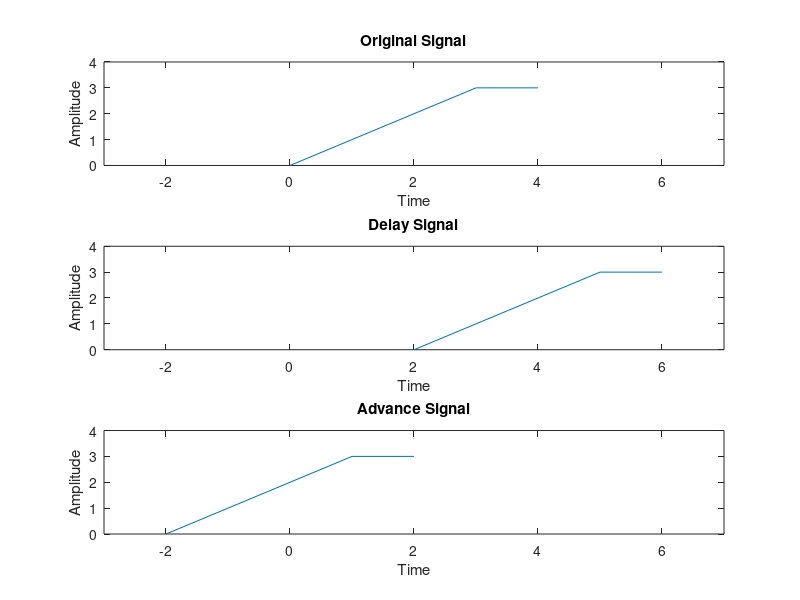

MATLAB code to generate this figure:
%Time Shifting Plot of Continuous time signal.

%Reference:

clc;                        %clears the command window and homes the cursor.
clear all;                  %Clear variables and functions from memory.
clf;                        %Clear current figure.

%Defining The Original Signal {x(t)}.

%t=0:4;
t=0:1:4;                        %defining the x axis how many point take value.
x=@(t) t.*(t<=3)+3.*(t==4);     %defining the amplitude of Y axis each point of x axis from 0 to 4. [x=@(t)] is equal to x(t).
subplot(3,1,1);                 %subplot mean a portion of a figure.where 2 row 1 column and it's postion is row 1 column 1.
plot(t,x(t));                   %Plot use for continuous signal. plots the data sequence Y at the values specified in X.
xlabel('Time');                 %x-axis label.
ylabel('Amplitude');            %y-axis label.
title('Original Signal');       %title  Graph title.
axis([-3 7 0 4]);               %AXIS([XMIN XMAX YMIN YMAX]) sets scaling for the x- and y-axes on the current plot.

%Defining The Time Shifting Signal {x(t-2)} that is delay time.

%t1=t-(-2);
t1=t+2;                     %Time Shifting to 2
subplot(3,1,2);             %subplot mean a portion of a figure.where 2 row 1 column and it's postion is row 1 column 1.
plot(t1,x(t));              %Plot use for continuous signal. plots the data sequence Y at the values specified in X.
xlabel('Time');             %x-axis label.
ylabel('Amplitude');        %y-axis label.
title('Delay Signal');      %title  Graph title.
axis([-3 7 0 4]);           %AXIS([XMIN XMAX YMIN YMAX]) sets scaling for the x- and y-axes on the current plot.

%Defining The Time Shifting Signal {x(t+2)} that is Advance time.

%t2=t-(2);
t2=t-2;                     %Time Shifting to 2
subplot(3,1,3);             %subplot mean a portion of a figure.where 2 row 1 column and it's postion is row 1 column 1.
plot(t2,x(t));              %Plot use for continuous signal. plots the data sequence Y at the values specified in X.
xlabel('Time');             %x-axis label.
ylabel('Amplitude');        %y-axis label.
title('Advance Signal');    %title  Graph title.
axis([-3 7 0 4]);           %AXIS([XMIN XMAX YMIN YMAX]) sets scaling for the x- and y-axes on the current plot.